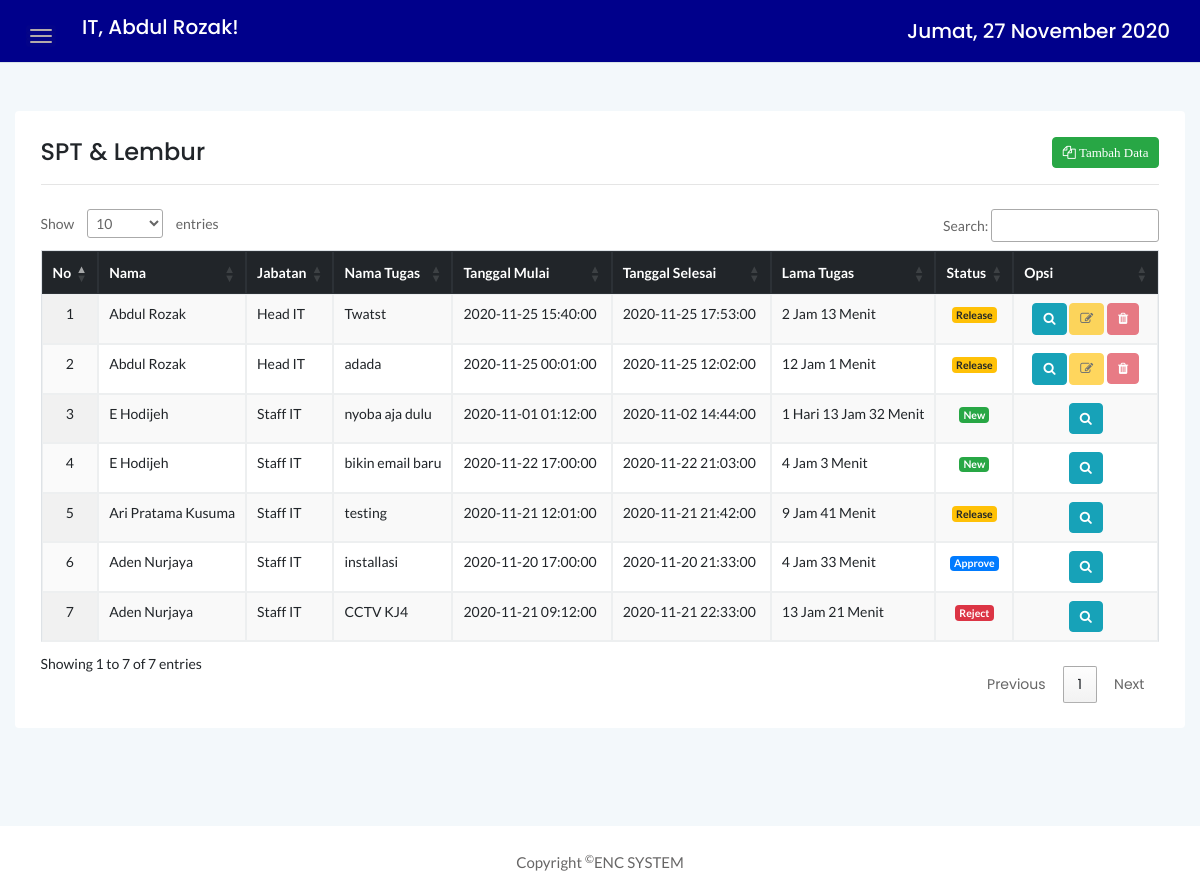
Page /module/index.php?p=spt_lembur (signed in) on the committed database.
### tables this page shows
CREATE TABLE IF NOT EXISTS `spt_lembur` (
`id_sptlembur` int(11) NOT NULL,
  `nama` varchar(40) NOT NULL,
  `jabatan` varchar(30) DEFAULT NULL,
  `perintah_oleh` varchar(40) DEFAULT NULL,
  `nama_tugas` text,
  `kendaraan` varchar(50) DEFAULT NULL,
  `tempat_berangkat` varchar(50) DEFAULT NULL,
  `tempat_transit` varchar(50) DEFAULT NULL,
  `tempat_tujuan` varchar(50) NOT NULL,
  `tgl_berangkat` date DEFAULT NULL,
  `jam_berangkat` time DEFAULT NULL,
  `tgl_kembali` date DEFAULT NULL,
  `jam_kembali` time DEFAULT NULL,
  `lama_tugas` text,
  `keterangan_lain` text,
  `status` char(5) DEFAULT NULL,
  `keterangan_reject` text
);

CREATE TABLE IF NOT EXISTS `ms_status` (
`no` int(11) NOT NULL,
  `kode_status` char(5) NOT NULL,
  `nama_status` varchar(20) NOT NULL,
  `warna` varchar(50) DEFAULT NULL,
  `keterangan` varchar(50) DEFAULT NULL
);

### module/spt_lembur.php (the view, shortened to what this page needs)
<?php
	include '../connect.php';
	$query = mysqli_query($conn, "SELECT * FROM spt_lembur
									INNER JOIN ms_status
										ON status = kode_status
									ORDER BY id_sptlembur DESC");
	$no=1;
?>
<section>
	<div class="row mt-5 mb-5">
        <div class="col-12">
            <div class="card">
                <div class="card-body">
                    <div class="d-sm-flex justify-content-between align-items-center">
						<h4>SPT & Lembur</h4>
						    <button data-toggle="modal" data-target="#myModal" class="btn btn-success btn-xs"><i class="fa fa-files-o"> Tambah Data</i></button>
                    </div>
					<hr>
                    <div class="market-status-table mt-4">
                        <div class="table-responsive">
                            <table class="table table-bordered table-hover display nowrap " id="table-dtNormal">
                                <thead class="thead-dark">
                                    <tr style="text-align: center;">
                                        <th>No</th>
                                        <th>Nama</th>
                                        <th>Jabatan</th>
                                        <th>Nama Tugas</th>
                                        <th>Tanggal Mulai</th>
                                        <th>Tanggal Selesai</th>
                                        <th>Lama Tugas</th>
										<th>Status</th>
                                        <th>Opsi</th>
                                    </tr>
                                </thead>
                                <?php
                                    while ($data = mysqli_fetch_assoc($query)){
                                ?>
                                    <tr>
                                        <td style="text-align: center; width: 4%;"><?= $no++; ?></td>
                                        <td><?= $data['nama']; ?></td>
                                        <td><?= $data['jabatan']; ?></td>
										<td><?= $data['nama_tugas']; ?></td>
                                        <td style="text-align: ; width: 160px;"><?= $data['tgl_berangkat']; ?> <?= $data['jam_berangkat']; ?></td>
                                        <td style="text-align: ; width: 160px;"><?= $data['tgl_kembali']; ?> <?= $data['jam_kembali']; ?></td>
                                        <td><?= $data['lama_tugas']; ?></td>
										<td style="text-align: center; width: 1%;"><span class="badge badge-<?= $data['warna']; ?>" title="<?= $data['keterangan']; ?>"><?= $data['nama_status']; ?></span></td>
										<?php if($data['nama'] != $_SESSION['nm']){ ?>
											<td style="text-align: center; width: 13%;"><a href="index.php?p=dtl_sptlembur&id=<?= base64_encode($data['id_sptlembur']); ?>&pg=<?= base64_encode("spt_lembur"); ?>" title="Detail" class="btn btn-info btn-xs"><i class="fa fa-search"></i></a></td>
										<?php }else{ ?>
											<?php if($data['status'] == 'NW' || $data['status'] == 'RJ'){ ?>
												<td style="text-align: center; width: 13%;">
													<a href="index.php?p=dtl_sptlembur&id=<?= base64_encode($data['id_sptlembur']); ?>&pg=<?= base64_encode("spt_lembur"); ?>" title="Detail" class="btn btn-info btn-xs"><i class="fa fa-search"></i></a>
													<button title="Rubah" class="btn btn-warning btn-xs" data-toggle="modal" data-target="#ubah-<?= $data['id_sptlembur']; ?>"><i class="fa fa-pencil-square-o"></i></button>
													<a href="del_sptlembur.php?id=<?= base64_encode($data['id_sptlembur']); ?>" onclick="javascript: return confirm('Yakin SPT & Lemburan <?= $data['nama']; ?> dihapus?')"><button name="hapus" title="Hapus" class="btn btn-danger btn-xs"><i class="fa fa-trash"></i></button></a>
												</td>
											<?php }else{ ?>
												<td style="text-align: center; width: 13%;">
													<a href="index.php?p=dtl_sptlembur&id=<?= base64_encode($data['id_sptlembur']); ?>&pg=<?= base64_encode("spt_lembur"); ?>" title="Detail" class="btn btn-info btn-xs"><i class="fa fa-search"></i></a>
													<button title="Rubah" class="btn btn-warning btn-xs" data-toggle="modal" data-target="#" disabled><i class="fa fa-pencil-square-o"></i></button>
													<a href="del_sptlembur.php?id=<?= base64_encode($data['id_sptlembur']); ?>" onclick="javascript: return confirm('Yakin SPT & Lemburan <?= $data['nama']; ?> dihapus?')"><button name="hapus" title="Hapus" class="btn btn-danger btn-xs" disabled><i class="fa fa-trash"></i></button></a>
												</td>
											<?php }
										} ?>
                                    </tr>
                                <?php } ?>
                            </table>
                        </div>
                    </div>
                </div>
            </div>
        </div>
	</div>
</section>

### assets/css/styles.css (style rules this page uses)
.card { border: none; border-radius: 4px; background-color: #fff; -webkit-transition: all 0.3s ease 0s; transition: all 0.3s ease 0s; }
.card-body { padding: 25.6px; padding: 1.6rem; }
.market-status-table { overflow: hidden; }
.btn { padding: 11px 17px; font-size: 13px; letter-spacing: 0; }
.btn-xs { padding: 5px 10px; }
table tr th { border-bottom: none; }
table tr th, table tr td { border-top: 1px solid rgba(120, 130, 140, 0.13) !important; }
.table-bordered td, .table-bordered th { border: 1px solid rgba(120, 130, 140, 0.13) !important; }
table.dataTable.no-footer { border-bottom: 1px solid rgba(120, 130, 140, 0.13) !important; }
table.dataTable thead th, table.dataTable thead td { border-bottom-color: transparent; }

### rows in the picture
spt_lembur: nama "Abdul Rozak", jabatan "Head IT", nama_tugas "Twatst", tgl_berangkat "2020-11-25", jam_berangkat "15:40:00", tgl_kembali "2020-11-25", jam_kembali "17:53:00", lama_tugas "2 Jam 13 Menit", ms_status.nama_status "Release"
spt_lembur: nama "Abdul Rozak", jabatan "Head IT", nama_tugas "adada", tgl_berangkat "2020-11-25", jam_berangkat "00:01:00", tgl_kembali "2020-11-25", jam_kembali "12:02:00", lama_tugas "12 Jam 1 Menit", ms_status.nama_status "Release"
spt_lembur: nama "E Hodijeh", jabatan "Staff IT", nama_tugas "nyoba aja dulu", tgl_berangkat "2020-11-01", jam_berangkat "01:12:00", tgl_kembali "2020-11-02", jam_kembali "14:44:00", lama_tugas "1 Hari 13 Jam 32 Menit", ms_status.nama_status "New"
spt_lembur: nama "E Hodijeh", jabatan "Staff IT", nama_tugas "bikin email baru", tgl_berangkat "2020-11-22", jam_berangkat "17:00:00", tgl_kembali "2020-11-22", jam_kembali "21:03:00", lama_tugas "4 Jam 3 Menit", ms_status.nama_status "New"
spt_lembur: nama "Ari Pratama Kusuma", jabatan "Staff IT", nama_tugas "testing", tgl_berangkat "2020-11-21", jam_berangkat "12:01:00", tgl_kembali "2020-11-21", jam_kembali "21:42:00", lama_tugas "9 Jam 41 Menit", ms_status.nama_status "Release"
spt_lembur: nama "Aden Nurjaya", jabatan "Staff IT", nama_tugas "installasi", tgl_berangkat "2020-11-20", jam_berangkat "17:00:00", tgl_kembali "2020-11-20", jam_kembali "21:33:00", lama_tugas "4 Jam 33 Menit", ms_status.nama_status "Approve"
spt_lembur: nama "Aden Nurjaya", jabatan "Staff IT", nama_tugas "CCTV KJ4", tgl_berangkat "2020-11-21", jam_berangkat "09:12:00", tgl_kembali "2020-11-21", jam_kembali "22:33:00", lama_tugas "13 Jam 21 Menit", ms_status.nama_status "Reject"

### other values in the picture
$_SESSION['nm'] "Abdul Rozak"
